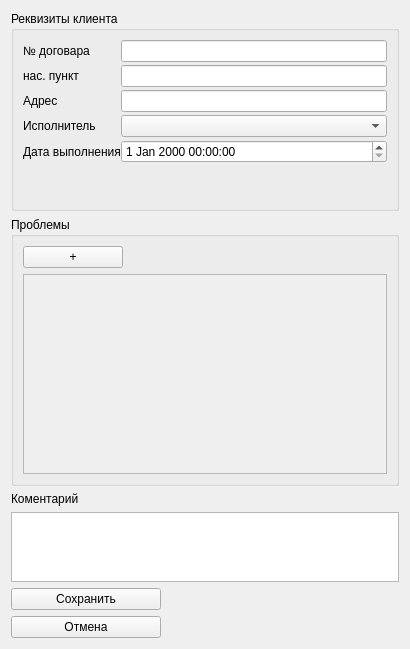
<?xml version="1.0" encoding="UTF-8"?>
<ui version="4.0">
 <class>Task</class>
 <widget class="QWidget" name="Task">
  <property name="geometry">
   <rect>
    <x>0</x>
    <y>0</y>
    <width>410</width>
    <height>644</height>
   </rect>
  </property>
  <property name="windowTitle">
   <string>Задача</string>
  </property>
  <layout class="QVBoxLayout" name="verticalLayout_4">
   <item>
    <widget class="QGroupBox" name="gbxAddress">
     <property name="minimumSize">
      <size>
       <width>200</width>
       <height>200</height>
      </size>
     </property>
     <property name="maximumSize">
      <size>
       <width>800</width>
       <height>800</height>
      </size>
     </property>
     <property name="title">
      <string>Реквизиты клиента</string>
     </property>
     <layout class="QVBoxLayout" name="verticalLayout_5">
      <item>
       <layout class="QFormLayout" name="formLayout">
        <property name="fieldGrowthPolicy">
         <enum>QFormLayout::AllNonFixedFieldsGrow</enum>
        </property>
        <property name="horizontalSpacing">
         <number>0</number>
        </property>
        <property name="verticalSpacing">
         <number>3</number>
        </property>
        <item row="0" column="0">
         <widget class="QLabel" name="lblContractNumber">
          <property name="frameShape">
           <enum>QFrame::NoFrame</enum>
          </property>
          <property name="text">
           <string>№ договара</string>
          </property>
         </widget>
        </item>
        <item row="0" column="1">
         <widget class="QLineEdit" name="lntContractNumber"/>
        </item>
        <item row="1" column="0">
         <widget class="QLabel" name="lblLocality">
          <property name="text">
           <string>нас. пункт</string>
          </property>
         </widget>
        </item>
        <item row="1" column="1">
         <widget class="QLineEdit" name="lntLocality"/>
        </item>
        <item row="2" column="0">
         <widget class="QLabel" name="lblAddress">
          <property name="text">
           <string>Адрес</string>
          </property>
         </widget>
        </item>
        <item row="2" column="1">
         <widget class="QLineEdit" name="lntAddress"/>
        </item>
        <item row="3" column="0">
         <widget class="QLabel" name="lblPerformer">
          <property name="text">
           <string>Исполнитель</string>
          </property>
         </widget>
        </item>
        <item row="3" column="1">
         <widget class="QComboBox" name="cbxPerformers"/>
        </item>
        <item row="4" column="0">
         <widget class="QLabel" name="lblDeadline">
          <property name="text">
           <string>Дата выполнения</string>
          </property>
         </widget>
        </item>
        <item row="4" column="1">
         <widget class="QDateTimeEdit" name="dteDeadline"/>
        </item>
       </layout>
      </item>
     </layout>
    </widget>
   </item>
   <item>
    <widget class="QGroupBox" name="gbxProblems">
     <property name="minimumSize">
      <size>
       <width>0</width>
       <height>0</height>
      </size>
     </property>
     <property name="title">
      <string>Проблемы</string>
     </property>
     <layout class="QVBoxLayout" name="verticalLayout">
      <item>
       <widget class="QPushButton" name="pbtnAddProblem">
        <property name="maximumSize">
         <size>
          <width>100</width>
          <height>16777215</height>
         </size>
        </property>
        <property name="layoutDirection">
         <enum>Qt::LeftToRight</enum>
        </property>
        <property name="text">
         <string>+</string>
        </property>
       </widget>
      </item>
      <item>
       <widget class="QScrollArea" name="scrollArea">
        <property name="minimumSize">
         <size>
          <width>0</width>
          <height>200</height>
         </size>
        </property>
        <property name="widgetResizable">
         <bool>true</bool>
        </property>
        <widget class="QWidget" name="scrollAreaWidgetContents_2">
         <property name="geometry">
          <rect>
           <x>0</x>
           <y>0</y>
           <width>370</width>
           <height>198</height>
          </rect>
         </property>
         <layout class="QHBoxLayout" name="horizontalLayout">
          <item>
           <layout class="QVBoxLayout" name="vblProblems"/>
          </item>
         </layout>
        </widget>
       </widget>
      </item>
     </layout>
    </widget>
   </item>
   <item>
    <layout class="QVBoxLayout" name="verticalLayout_3">
     <item>
      <widget class="QLabel" name="lblComment">
       <property name="text">
        <string>Коментарий</string>
       </property>
      </widget>
     </item>
     <item>
      <widget class="QTextEdit" name="txtComment"/>
     </item>
    </layout>
   </item>
   <item>
    <layout class="QVBoxLayout" name="verticalLayout_2">
     <item>
      <widget class="QPushButton" name="pbtnCreate">
       <property name="maximumSize">
        <size>
         <width>150</width>
         <height>16777215</height>
        </size>
       </property>
       <property name="text">
        <string>Сохранить</string>
       </property>
      </widget>
     </item>
     <item>
      <widget class="QPushButton" name="pbtnCancel">
       <property name="maximumSize">
        <size>
         <width>150</width>
         <height>16777215</height>
        </size>
       </property>
       <property name="text">
        <string>Отмена</string>
       </property>
      </widget>
     </item>
    </layout>
   </item>
  </layout>
 </widget>
 <resources/>
 <connections/>
</ui>
